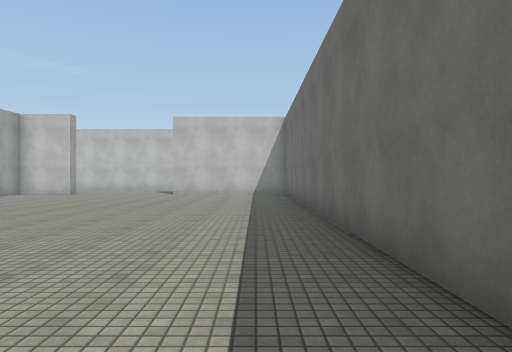
view 1 (above)

24 first-person views from a walk through a scene from a Unity 3-D project. The camera is 1.4 m above the floor, looks level and sees 70° across. The floor is counted in squares, 2 m on a side. Each view is taken from the middle of a square. On the plan, view 1 faces up. The plan holds only what a view shows up to about 11 squares ahead; the rest is blank. The place goes on beyond the plan. Surface patterns are stand-ins for the level's own textures.

view 2
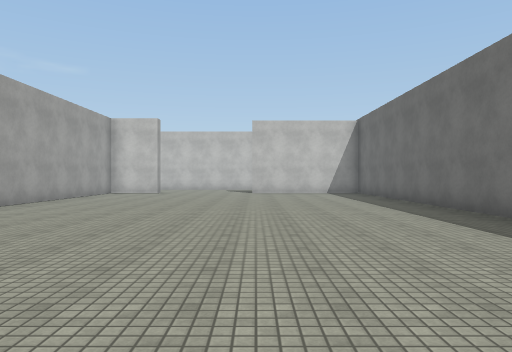

view 3
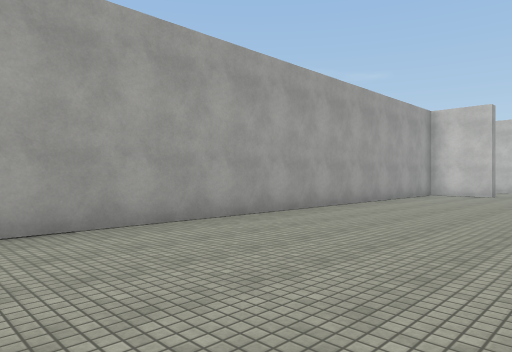

view 4
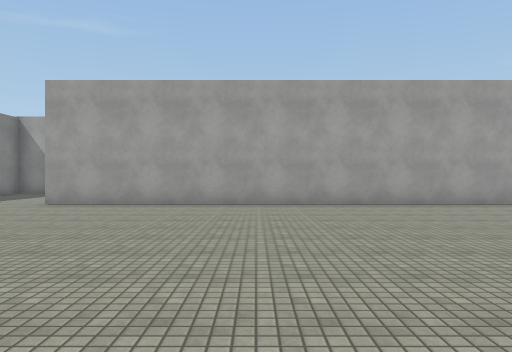

view 5
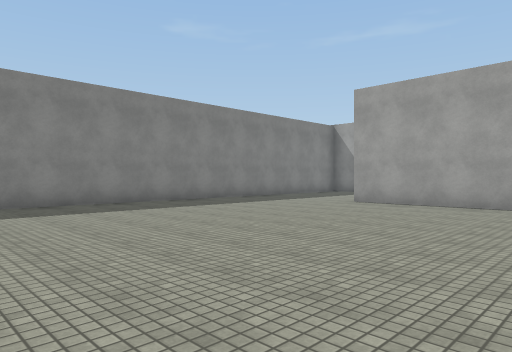

view 6
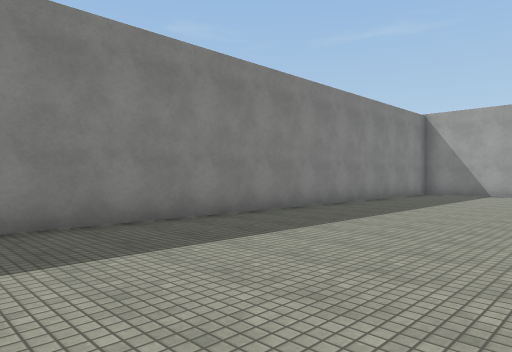

view 7
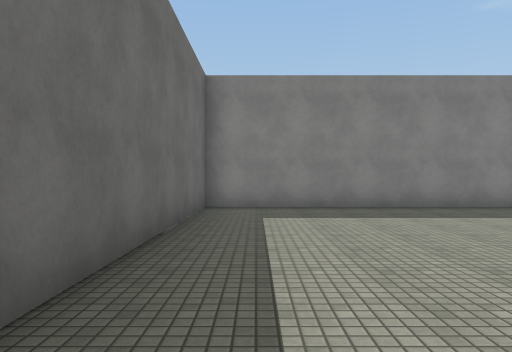

view 8
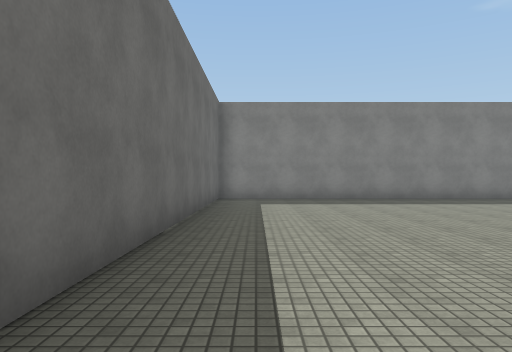

view 9
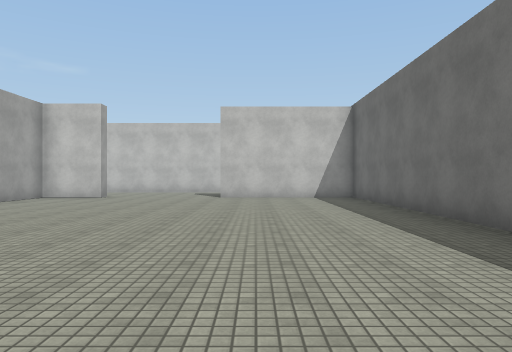

view 10
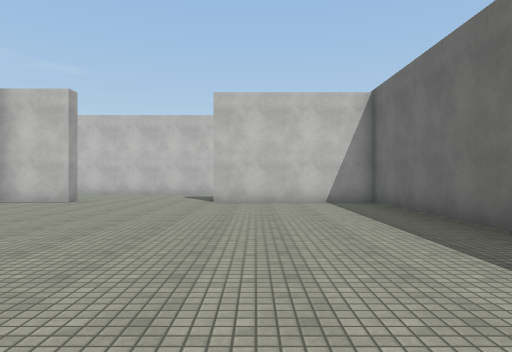

view 11
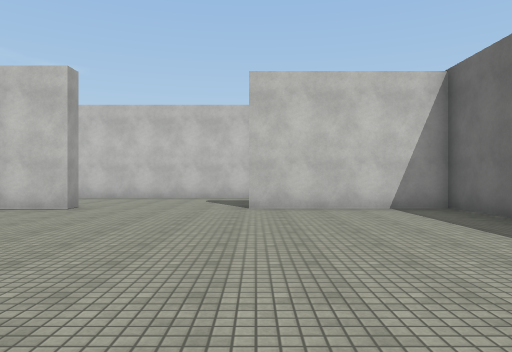

view 12
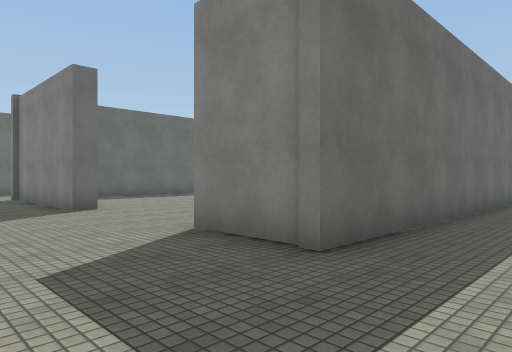

view 13
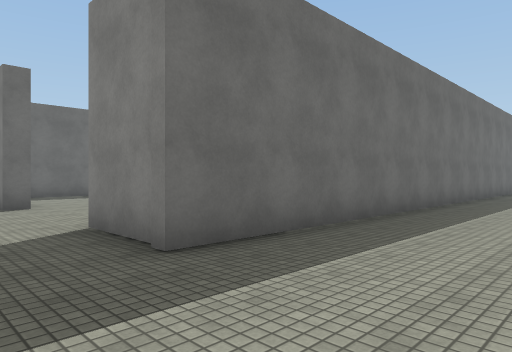

view 14
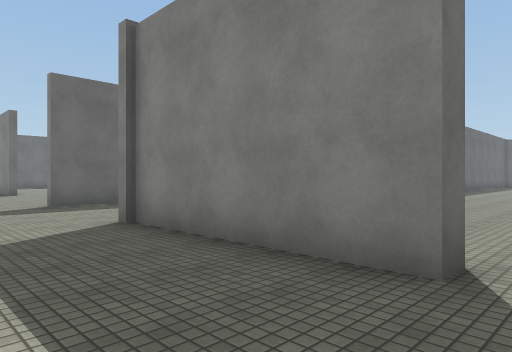

view 15
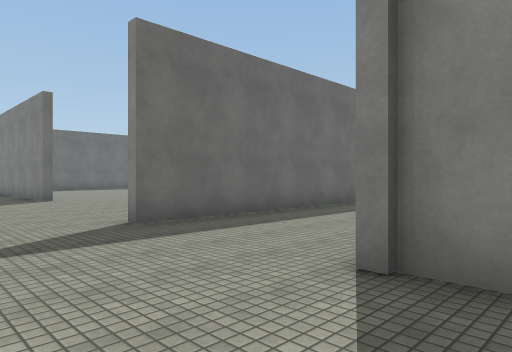

view 16
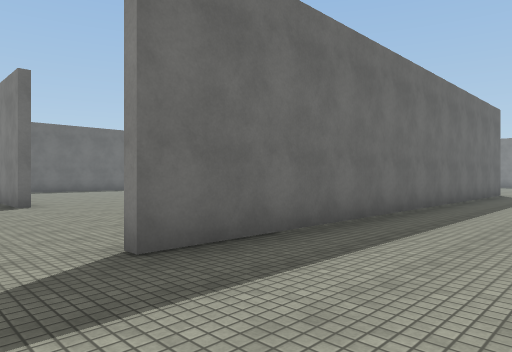

view 17
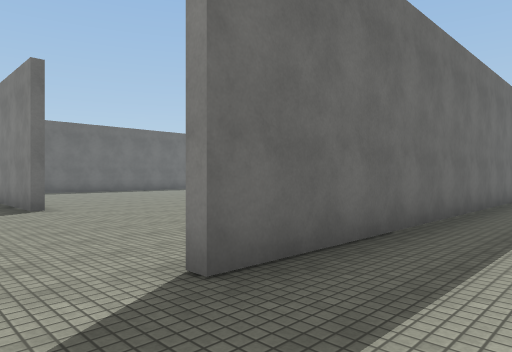

view 18
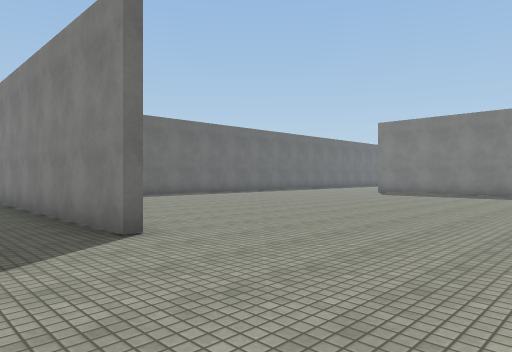

view 19
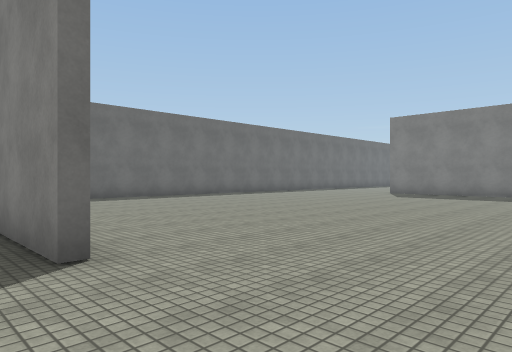

view 20
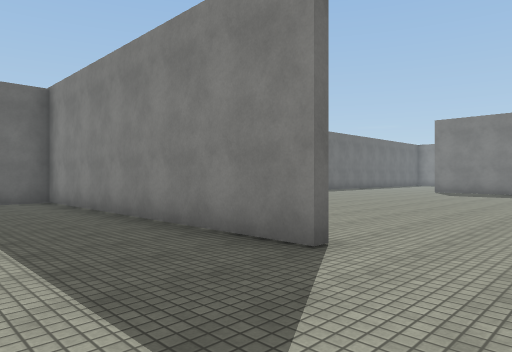

view 21
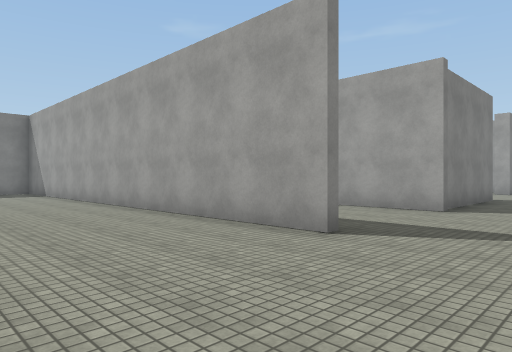

view 22
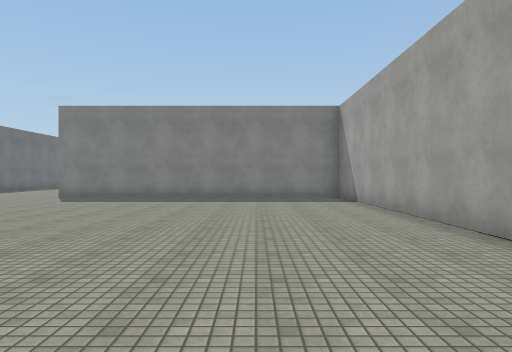

view 23
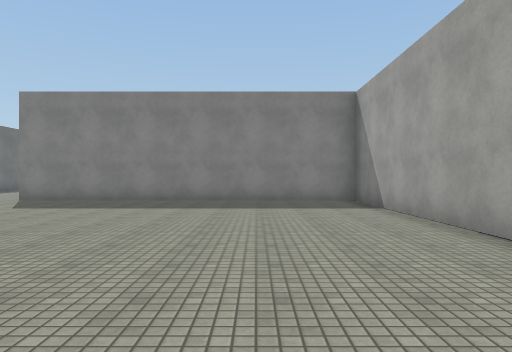

view 24
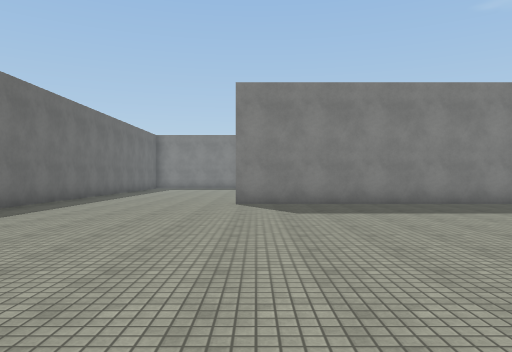

### Floor plan
Points are (right, up) in squares from view 1. A wall is a line through its corners. A room is listed if a view was taken in it or the views show most of it. See-through windows are left out.
Room 1 (views 1, 2, 3, 4, 5, 6, 7, 8, 9, 10, 11)
walls: (1.2, 1.6) (1.2, 13.9) (-3.2, 13.9); (-10.4, -10.2) (1.2, -10.2) (1.2, -0.6); (-8.8, 13) (-8.8, -6.1); (-6.9, 13.6) (-8.8, 13.6)
ways out: opening at (-11, -7.7) to room 2; opening at (-5.5, 12.8) to room 2
Room 2 (views 12, 13, 14, 15, 16, 17, 18, 19, 20, 21, 22, 23, 24)
walls: (5, 3.4) (5, 14.5); (5.2, 14.5) (5.2, 1) (14.5, 1); (11.1, 14.1) (19.5, 14.1) (19.5, 15.2); (19.5, -1) (19.5, 2.1); (-3.2, 13.9) (-3.2, 14.4) (1.4, 14.4) (1.4, 12.1); (-9.1, 3.4) (-9.1, 14.1) (-6.9, 14.1) (-6.9, 13.6)
ways out: opening at (-11, -7.7) to room 1; opening at (-5.5, 12.8) to room 1

Where each view was taken, in squares from view 1:
view 1: 0 up, 0 right, facing up
view 2: 1 down, 3 left, facing up
view 3: 0 up, 4 left, facing up-left
view 4: 1 down, 0 right, facing left
view 5: 1 down, 0 right, facing down-left
view 6: 5 down, 0 right, facing down-left
view 7: 2 down, 0 right, facing down
view 8: 1 up, 0 right, facing down
view 9: 2 up, 2 left, facing up
view 10: 4 up, 2 left, facing up
view 11: 6 up, 3 left, facing up
view 12: 17 up, 11 left, facing down-right
view 13: 16 up, 12 left, facing down-right
view 14: 17 up, 4 left, facing down-right
view 15: 17 up, 0 right, facing down-right
view 16: 16 up, 2 right, facing down-right
view 17: 16 up, 3 right, facing down-right
view 18: 16 up, 7 right, facing down-right
view 19: 15 up, 8 right, facing down-right
view 20: 17 up, 9 right, facing down-right
view 21: 17 up, 9 right, facing down-left
view 22: 13 up, 8 right, facing down
view 23: 11 up, 8 right, facing down
view 24: 10 up, 14 right, facing down
